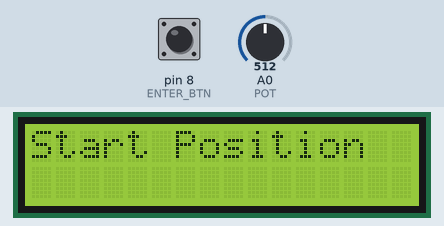
Bench run of a program on a simulated Arduino Uno, built with avr-gcc and run on an emulated ATmega328P. Shown: 16×2 character LCD. The inputs (shaded band) are chosen by the test bench; at power-on: pin 8 (ENTER_BTN) HIGH, A0 (POT) = 512.

Above: at 0.9 s.
1.0 s: pin 8 (ENTER_BTN) pulled LOW for 1 s
At 2.5 s:
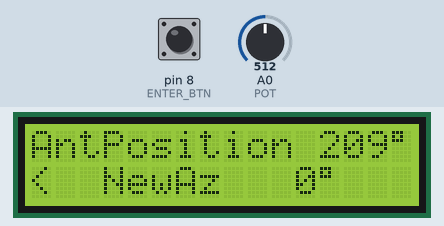
3.5 s: A0 (POT) set to 495
At 4.7 s:
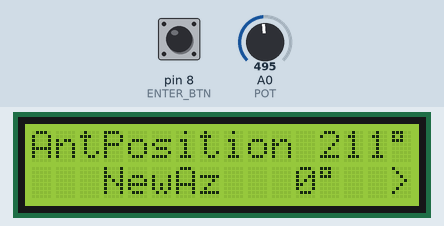
5.0 s: A0 (POT) set to 716
At 6.1 s:
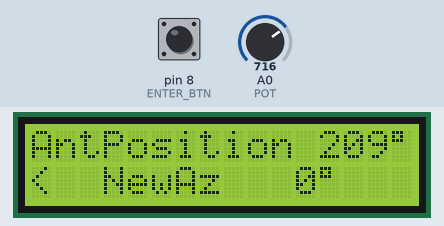
6.5 s: A0 (POT) set to 511
At 7.2 s:
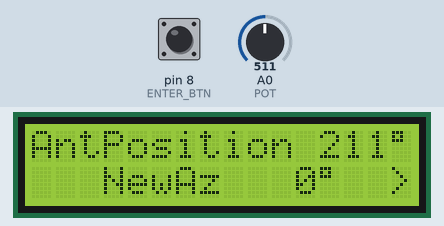
Timing chart, 0 to 9.0 s (numbered marks = the images above; inputs shaded):
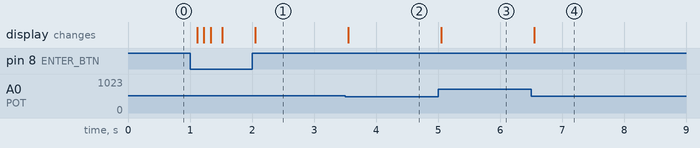

The program:

main.cpp
```cpp
#include <Arduino.h>

#include <Wire.h>
#include <LiquidCrystal_I2C.h>

#define LCD_ADDR 0x27
#define LCD_COLUMNS 16
#define LCD_ROWS 2
#define POT A0
#define ENTER_BTN 8
//Reset Button uno:RESET to Ground
//Colors Potentiometer
// 5V -> yellow (rd)
// GND -> white (or)
// A0 -> brown (bl)

#define LEFT_STOP -150   // in GRAD x-360 (210°)
#define RIGHT_STOP 209   // in GRAD (209°)
#define GRAD_SIGN 223    // °
int TO_LEFT_SIGN = 60;   // <
int EQUAL_SIGN = 61;     // =
int TO_RIGHT_SIGN = 62;  // >

LiquidCrystal_I2C lcd(LCD_ADDR, LCD_COLUMNS, LCD_ROWS);

const unsigned long interval_lcd = 50;

int potValue, pos, grad, newAz, newAz2, remapPotValue;

int min_pot = 0;
int max_pot = 1023;

String msg, subStrg;

char buffer_0 [15]; //Display Buffer Row 1
char buffer_1 [15]; //Display Buffer Row 2
char leftDirection, rightDirection;

void setup() {
  pinMode(POT, INPUT);
  pinMode(ENTER_BTN, INPUT_PULLUP); //no external resistor needed

  Wire.begin ();
  Serial.begin(9600);

  lcd.begin(16,2);
  lcd.init();
  lcd.backlight();

  //Init Start End Position
  //Read the Potentiometer Value
  //Set with Enter Button
  lcd.setCursor(0,0);
  sprintf(buffer_0,"Start Position");
  lcd.print(buffer_0);

  while (digitalRead(ENTER_BTN)); //wait for Start Position
  delay(100);
  min_pot = analogRead(POT);
  sprintf(buffer_0,"START SET  %4.d",min_pot);
  lcd.setCursor(0,0);
  lcd.print(buffer_0);
  delay(100);
  lcd.setCursor(1,1);
  sprintf(buffer_1,"Turn To End ");
  lcd.print(buffer_1);
  delay(100);
  while (digitalRead(ENTER_BTN)); //wait for End Position
  max_pot = analogRead(POT);
  sprintf(buffer_0,"END SET    %4.d",max_pot);
  lcd.setCursor(0,0);
  lcd.print(buffer_0);
  delay(100);
  lcd.init();
  sprintf(buffer_1,"Start%3d End%4d",min_pot,max_pot);
  lcd.setCursor(0,1);
  lcd.print(buffer_1);
  delay(500);
  //while (digitalRead(ENTER_BTN));
  //End Startup

}

void loop()
{
  static unsigned long previousMillis_lcd = 0;
  unsigned long currentMillis = millis();
  if (Serial.available() != 0)
  {    //wait for data available
    msg = Serial.readString();
    subStrg = (msg.substring(1,4));
    newAz = subStrg.toInt();
  }
  potValue = analogRead(POT);
  pos = map(potValue,min_pot,max_pot,LEFT_STOP,RIGHT_STOP);
  //                     0,    1023,  -155(205)    195
  if (pos < 0)
  {
    grad = pos + 360;
  }else
  {
    grad = pos;
  }
  if (newAz >= 210)
  {
      newAz2 = newAz - 360;
  }else
  {
    newAz2 = newAz;
  }
  remapPotValue = map(newAz2,LEFT_STOP,RIGHT_STOP,min_pot,max_pot);
  //Direction Signs Calculation
  if (potValue < remapPotValue)
  {
    leftDirection = char(20);
    rightDirection = char(62);
  }else
  {
    leftDirection = char(60);
    rightDirection = char(20);
  }
  //Write Display
  if (currentMillis - previousMillis_lcd >= interval_lcd)
  {
    sprintf(buffer_0,"AntPosition%4d%1c",grad,char(GRAD_SIGN));
    lcd.setCursor(0,0);
    lcd.print(buffer_0);
    sprintf(buffer_1,"%1c  NewAz%4d%1c  %1c",leftDirection,newAz,char(GRAD_SIGN),rightDirection);
    lcd.setCursor(0,1);
    lcd.print(buffer_1);

    previousMillis_lcd = currentMillis;
 }

}
```

Measured:
- the behaviour switches between 512 and 511 on A0 (POT) (found by bisection; images 1 and 2)
- after the input at 1.0 s, the display: first changes after 0.11 s (image 1 shows a later state)
- after the input at 3.5 s, the display: changes after 0.05 s (image 2)
- after the input at 5.0 s, the display: changes after 0.05 s (image 3)
- after the input at 6.5 s, the display: changes after 0.05 s (image 4)
